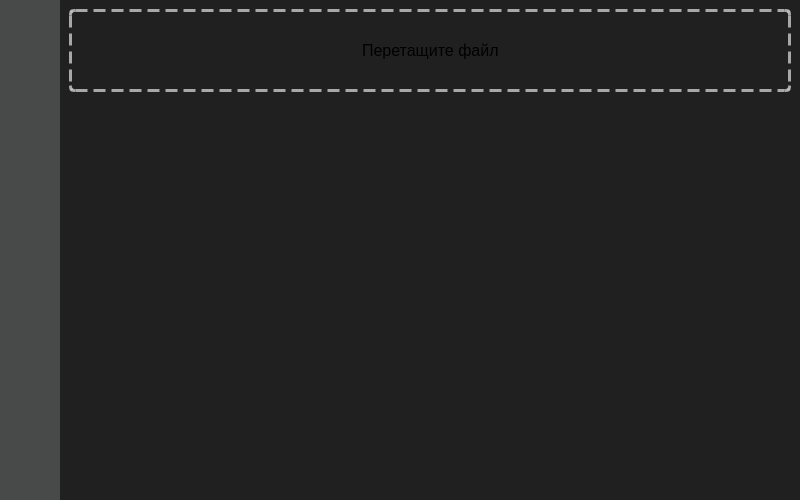
<?xml version="1.0" encoding="UTF-8"?>
<ui version="4.0">
 <class>MainWindow</class>
 <widget class="QMainWindow" name="MainWindow">
  <property name="geometry">
   <rect>
    <x>0</x>
    <y>0</y>
    <width>800</width>
    <height>500</height>
   </rect>
  </property>
  <property name="minimumSize">
   <size>
    <width>800</width>
    <height>500</height>
   </size>
  </property>
  <property name="maximumSize">
   <size>
    <width>800</width>
    <height>500</height>
   </size>
  </property>
  <property name="windowTitle">
   <string>MainWindow</string>
  </property>
  <property name="styleSheet">
   <string notr="true">background-color: rgb(32, 32, 32);</string>
  </property>
  <widget class="QWidget" name="centralwidget">
   <layout class="QHBoxLayout" name="horizontalLayout">
    <property name="spacing">
     <number>0</number>
    </property>
    <property name="leftMargin">
     <number>0</number>
    </property>
    <property name="topMargin">
     <number>0</number>
    </property>
    <property name="rightMargin">
     <number>0</number>
    </property>
    <property name="bottomMargin">
     <number>0</number>
    </property>
    <item>
     <widget class="QFrame" name="side_bar">
      <property name="minimumSize">
       <size>
        <width>60</width>
        <height>0</height>
       </size>
      </property>
      <property name="styleSheet">
       <string notr="true">background-color: rgb(72, 73, 73);</string>
      </property>
      <property name="frameShape">
       <enum>QFrame::Shape::NoFrame</enum>
      </property>
      <property name="frameShadow">
       <enum>QFrame::Shadow::Raised</enum>
      </property>
      <layout class="QVBoxLayout" name="verticalLayout_3">
       <property name="topMargin">
        <number>22</number>
       </property>
       <item>
        <widget class="QPushButton" name="settings_btn">
         <property name="cursor">
          <cursorShape>PointingHandCursor</cursorShape>
         </property>
         <property name="styleSheet">
          <string notr="true">border: none;
margin-bottom: 10px;</string>
         </property>
         <property name="text">
          <string/>
         </property>
         <property name="icon">
          <iconset resource="../src/meta_app/ui/images/images.qrc">
           <normaloff>:/images/main-icon.png</normaloff>:/images/main-icon.png</iconset>
         </property>
         <property name="iconSize">
          <size>
           <width>30</width>
           <height>30</height>
          </size>
         </property>
        </widget>
       </item>
       <item>
        <widget class="QPushButton" name="settings_btn_2">
         <property name="cursor">
          <cursorShape>PointingHandCursor</cursorShape>
         </property>
         <property name="styleSheet">
          <string notr="true">border: none;
margin-bottom: 10px;</string>
         </property>
         <property name="text">
          <string/>
         </property>
         <property name="icon">
          <iconset resource="../src/meta_app/ui/images/images.qrc">
           <normaloff>:/images/settings_icon.png</normaloff>:/images/settings_icon.png</iconset>
         </property>
         <property name="iconSize">
          <size>
           <width>30</width>
           <height>30</height>
          </size>
         </property>
        </widget>
       </item>
       <item>
        <spacer name="verticalSpacer_3">
         <property name="orientation">
          <enum>Qt::Orientation::Vertical</enum>
         </property>
         <property name="sizeHint" stdset="0">
          <size>
           <width>20</width>
           <height>40</height>
          </size>
         </property>
        </spacer>
       </item>
      </layout>
     </widget>
    </item>
    <item>
     <widget class="QStackedWidget" name="pages">
      <property name="currentIndex">
       <number>0</number>
      </property>
      <widget class="QWidget" name="main_page">
       <layout class="QVBoxLayout" name="verticalLayout">
        <item>
         <widget class="QFrame" name="frame_drag_drop">
          <property name="styleSheet">
           <string notr="true">border: 3px dashed rgba(191, 191, 191, 218) ;
padding: 10px;
border-radius: 5px;
border-image: repeating-linear-gradient(45deg, white 0%, white 10%, transparent 10%, transparent 20%) 1;</string>
          </property>
          <property name="frameShape">
           <enum>QFrame::Shape::NoFrame</enum>
          </property>
          <property name="frameShadow">
           <enum>QFrame::Shadow::Plain</enum>
          </property>
          <property name="midLineWidth">
           <number>10</number>
          </property>
          <layout class="QHBoxLayout" name="horizontalLayout_2">
           <item>
            <spacer name="horizontalSpacer">
             <property name="orientation">
              <enum>Qt::Orientation::Horizontal</enum>
             </property>
             <property name="sizeHint" stdset="0">
              <size>
               <width>248</width>
               <height>20</height>
              </size>
             </property>
            </spacer>
           </item>
           <item>
            <widget class="QLabel" name="label">
             <property name="font">
              <font>
               <family>Ubuntu</family>
               <pointsize>12</pointsize>
              </font>
             </property>
             <property name="styleSheet">
              <string notr="true">border: none;</string>
             </property>
             <property name="text">
              <string>Перетащите файл</string>
             </property>
            </widget>
           </item>
           <item>
            <spacer name="horizontalSpacer_2">
             <property name="orientation">
              <enum>Qt::Orientation::Horizontal</enum>
             </property>
             <property name="sizeHint" stdset="0">
              <size>
               <width>248</width>
               <height>20</height>
              </size>
             </property>
            </spacer>
           </item>
          </layout>
         </widget>
        </item>
        <item>
         <spacer name="verticalSpacer">
          <property name="orientation">
           <enum>Qt::Orientation::Vertical</enum>
          </property>
          <property name="sizeHint" stdset="0">
           <size>
            <width>20</width>
            <height>40</height>
           </size>
          </property>
         </spacer>
        </item>
       </layout>
      </widget>
      <widget class="QWidget" name="info_page">
       <layout class="QVBoxLayout" name="verticalLayout_2">
        <item>
         <widget class="QScrollArea" name="scrollArea">
          <property name="frameShape">
           <enum>QFrame::Shape::NoFrame</enum>
          </property>
          <property name="widgetResizable">
           <bool>true</bool>
          </property>
          <widget class="QWidget" name="scroll_file_content">
           <property name="geometry">
            <rect>
             <x>0</x>
             <y>0</y>
             <width>716</width>
             <height>476</height>
            </rect>
           </property>
           <layout class="QHBoxLayout" name="horizontalLayout_4">
            <property name="spacing">
             <number>0</number>
            </property>
            <property name="leftMargin">
             <number>0</number>
            </property>
            <property name="topMargin">
             <number>0</number>
            </property>
            <property name="rightMargin">
             <number>0</number>
            </property>
            <property name="bottomMargin">
             <number>0</number>
            </property>
            <item>
             <widget class="QFrame" name="left_frame_info">
              <property name="frameShape">
               <enum>QFrame::Shape::NoFrame</enum>
              </property>
              <property name="frameShadow">
               <enum>QFrame::Shadow::Raised</enum>
              </property>
              <layout class="QVBoxLayout" name="verticalLayout_4">
               <item>
                <widget class="QFrame" name="frame_2">
                 <property name="frameShape">
                  <enum>QFrame::Shape::StyledPanel</enum>
                 </property>
                 <property name="frameShadow">
                  <enum>QFrame::Shadow::Raised</enum>
                 </property>
                 <layout class="QHBoxLayout" name="horizontalLayout_3">
                  <item>
                   <widget class="QLabel" name="label_2">
                    <property name="text">
                     <string>Размер</string>
                    </property>
                   </widget>
                  </item>
                  <item>
                   <widget class="QLabel" name="label_3">
                    <property name="text">
                     <string>Значение</string>
                    </property>
                   </widget>
                  </item>
                  <item>
                   <widget class="QPushButton" name="pushButton">
                    <property name="styleSheet">
                     <string notr="true">background-color: rgb(255, 255, 255);
color: rgb(66, 66, 67);
border-radius: 3px;
padding: 5px;</string>
                    </property>
                    <property name="text">
                     <string>Посмотреть</string>
                    </property>
                   </widget>
                  </item>
                 </layout>
                </widget>
               </item>
               <item>
                <spacer name="verticalSpacer_2">
                 <property name="orientation">
                  <enum>Qt::Orientation::Vertical</enum>
                 </property>
                 <property name="sizeHint" stdset="0">
                  <size>
                   <width>20</width>
                   <height>40</height>
                  </size>
                 </property>
                </spacer>
               </item>
              </layout>
             </widget>
            </item>
            <item>
             <spacer name="horizontalSpacer_3">
              <property name="orientation">
               <enum>Qt::Orientation::Horizontal</enum>
              </property>
              <property name="sizeHint" stdset="0">
               <size>
                <width>578</width>
                <height>20</height>
               </size>
              </property>
             </spacer>
            </item>
           </layout>
          </widget>
         </widget>
        </item>
       </layout>
      </widget>
     </widget>
    </item>
   </layout>
  </widget>
 </widget>
 <resources>
  <include location="../src/meta_app/ui/images/images.qrc"/>
 </resources>
 <connections/>
</ui>
